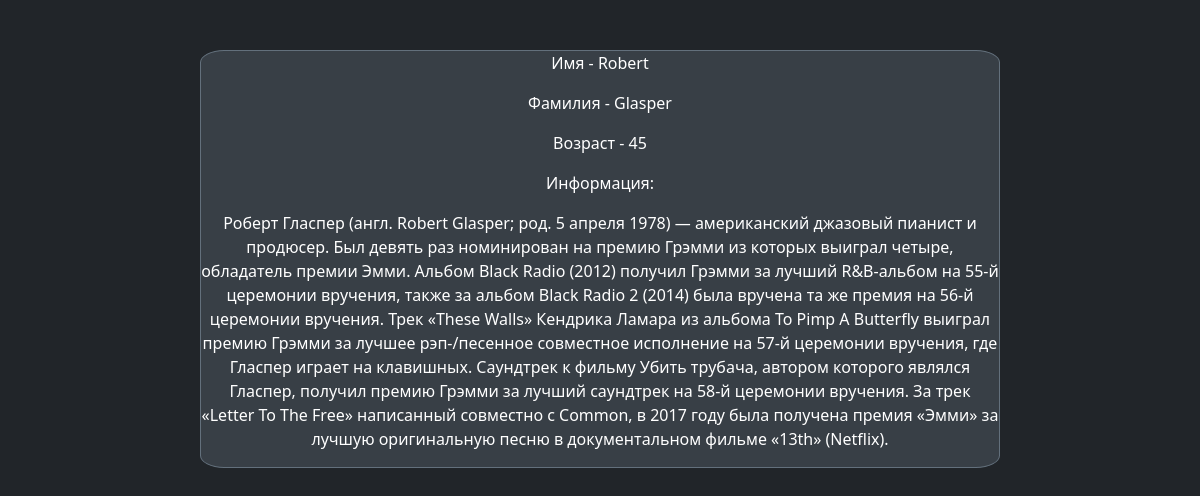
The app's page /jazz/2 with its own data.
### jazz/models.py (models this page shows, shortened)
class Jazz(models.Model):
    Category = models.ForeignKey(Categorys, on_delete=models.CASCADE)
    Author_Name = models.CharField(max_length=50)
    Author_Sure_Name = models.CharField(max_length=50)
    Author_Age = models.PositiveIntegerField()
    Info = models.TextField()

### jazz/views.py (the view)
# urls.py: path('<int:id>', show_jazz_profile_page),
def show_jazz_profile_page(request, id):
    return render(request, "profile.html", context={'objects': Jazz.objects.get(pk=id)})

### templates/profile.html (shortened to what this page needs)
<!DOCTYPE html>
<html lang="en">
<head>
  <link href="/docs/5.3/dist/css/bootstrap.min.css" rel="stylesheet">
  <link href="https://cdn.jsdelivr.net/npm/bootstrap@5.3.0-alpha3/dist/css/bootstrap.min.css" rel="stylesheet">
</head>
<body class="d-flex h-100 text-center text-bg-dark">
    <div style="display: flex; flex-direction: column; margin: auto; margin-top: 50px; border: 1px solid #63707c; width: 800px; border-radius: 3%; background-color: #383f46;">
        <p>Имя - {{objects.Author_Name}}</p>
        <p>Фамилия - {{objects.Author_Sure_Name}}</p>
        <p>Возраст - {{objects.Author_Age}}</p>
        <p>Информация:</p>
        <p>{{objects.Info}}</p>
    </div>
</body>
</html>

### records on screen
Jazz: Author_Name "Robert", Author_Sure_Name "Glasper", Author_Age "45", Info "Роберт Гласпер (англ. Robert Glasper; род. 5 апреля 1978) — американский джазовый пианист и продюсер. Был девять раз номинирован на премию Грэмми из которых выиграл четыре, обладатель премии Эмми. Альбом Black Radio (2012) получил Грэмми за лучший R&B-альбом на 55-й церемонии вручения, также за альбом Black Radio 2 (2014) была вручена та же премия на 56-й церемонии вручения. Трек «These Walls» Кендрика Ламара из альбома To Pimp A Butterfly выиграл премию Грэмми за лучшее рэп-/песенное совместное исполнение на 57-й церемонии вручения, где Гласпер играет на клавишных. Саундтрек к фильму Убить трубача, автором которого являлся Гласпер, получил премию Грэмми за лучший саундтрек на 58-й…"
